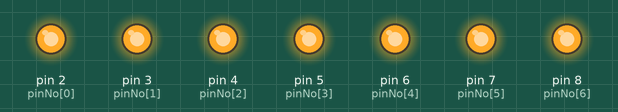
Bench run of a sketch on a simulated Arduino Uno, built with avr-gcc and run on an emulated ATmega328P. On the bench: output pins drawn as LEDs (lit = HIGH). What the sketch prints to the serial monitor is not drawn.

Above: at 0.04 s.
At 0.36 s:
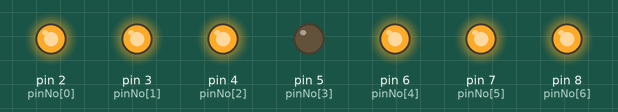
At 0.68 s:
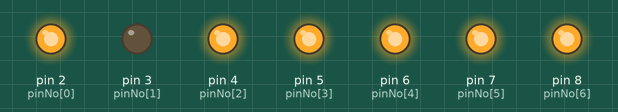
At 1.4 s:
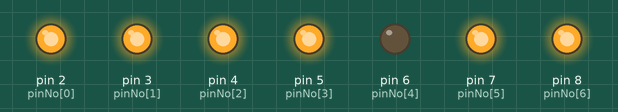
At 2.2 s:
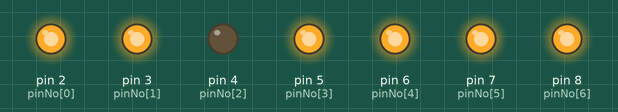
At 2.92 s:
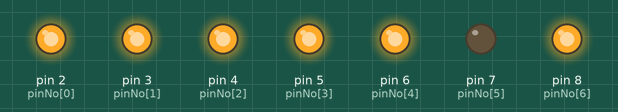
Timing chart, 0 to 3.2 s (numbered marks = the images above):
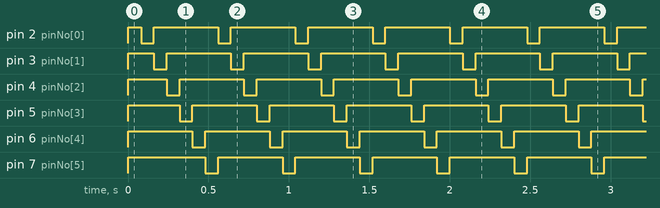

Measured:
- by itself, pin 2 (pinNo[0]), pin 3 (pinNo[1]), pin 4 (pinNo[2]), pin 5 (pinNo[3]), pin 6 (pinNo[4]), pin 7 (pinNo[5]): alternates HIGH for 0.40 s and LOW for 0.08 s
- by itself, everything shown: repeats every 0.48 s, in 6 steps

The sketch:

count.ino
```cpp
// #include <IRremote.hpp>

const int DIGIT_PATTERN[10][7] = { { HIGH, HIGH, HIGH, HIGH, HIGH, HIGH, LOW },
                                   { LOW, HIGH, HIGH, LOW, LOW, LOW, LOW },
                                   { HIGH, HIGH, LOW, HIGH, HIGH, LOW, HIGH },
                                   { HIGH, HIGH, HIGH, HIGH, LOW, LOW, HIGH },
                                   { LOW, HIGH, HIGH, LOW, LOW, HIGH, HIGH },
                                   { HIGH, LOW, HIGH, HIGH, LOW, HIGH, HIGH },
                                   { HIGH, LOW, HIGH, HIGH, HIGH, HIGH, HIGH },
                                   { HIGH, HIGH, HIGH, LOW, LOW, LOW, LOW },
                                   { HIGH, HIGH, HIGH, HIGH, HIGH, HIGH, HIGH },
                                   { HIGH, HIGH, HIGH, HIGH, LOW, HIGH, HIGH } };

const int LOADING_PATTERN[6][7] = {
  {HIGH, LOW, LOW, LOW, LOW, LOW, LOW},
  { LOW, HIGH, LOW, LOW, LOW, LOW, LOW },
  { LOW, LOW, HIGH, LOW, LOW, LOW, LOW },
  { LOW, LOW, LOW, HIGH, LOW, LOW, LOW },
  { LOW, LOW, LOW, LOW, HIGH, LOW, LOW },
  { LOW, LOW, LOW, LOW, LOW, HIGH, LOW }
};

const int pinNo[7] = { 2, 3, 4, 5, 6, 7, 8 };

const int TEST_PATTERN[7] = { HIGH, HIGH, HIGH, HIGH, HIGH, HIGH, LOW };

// const int IR_RECEIVE_PIN = 9;

void displayTest() {
  for (int i = 0; i < 7; i++) {
    digitalWrite(pinNo[i], !TEST_PATTERN[i]);
  }
}

void displayDigit(int digit) {
  for (int i = 0; i < 7; i++) {
    //digitalWrite(pinNo[i], !DIGIT_PATTEN[digit][i]);
  }
}

void clearDisplay() {
  for (int i = 0; i < 7; i++) {
    digitalWrite(pinNo[i], HIGH);
  }
}

void displayLoading(int n) {
  for (int i = 0; i < 7; i++) {
    digitalWrite(pinNo[i], !LOADING_PATTERN[n][i]);
  }
}

void setup() {
  for (int i = 0; i < 7; i++) {
    pinMode(pinNo[i], OUTPUT);
    digitalWrite(pinNo[i], HIGH);
  }
  // IrReceiver.begin(IR_RECEIVE_PIN, false);
  Serial.begin(115200);
  Serial.println("Initialized");
}

int currentDigit = 0;
unsigned long lastUpdateTime = 0;
const long interval = 80;

void loop() {
  // if (IrReceiver.decode()) {
  //   Serial.println("Received IR signal");
  //   IrReceiver.resume();
  // }

  unsigned long currentTime = millis();
  if (currentTime - lastUpdateTime >= interval) {
    lastUpdateTime = currentTime;
    displayLoading(currentDigit);
    currentDigit++;
    if (currentDigit >= 6) {
      currentDigit = 0;
    }
  }
}
```
